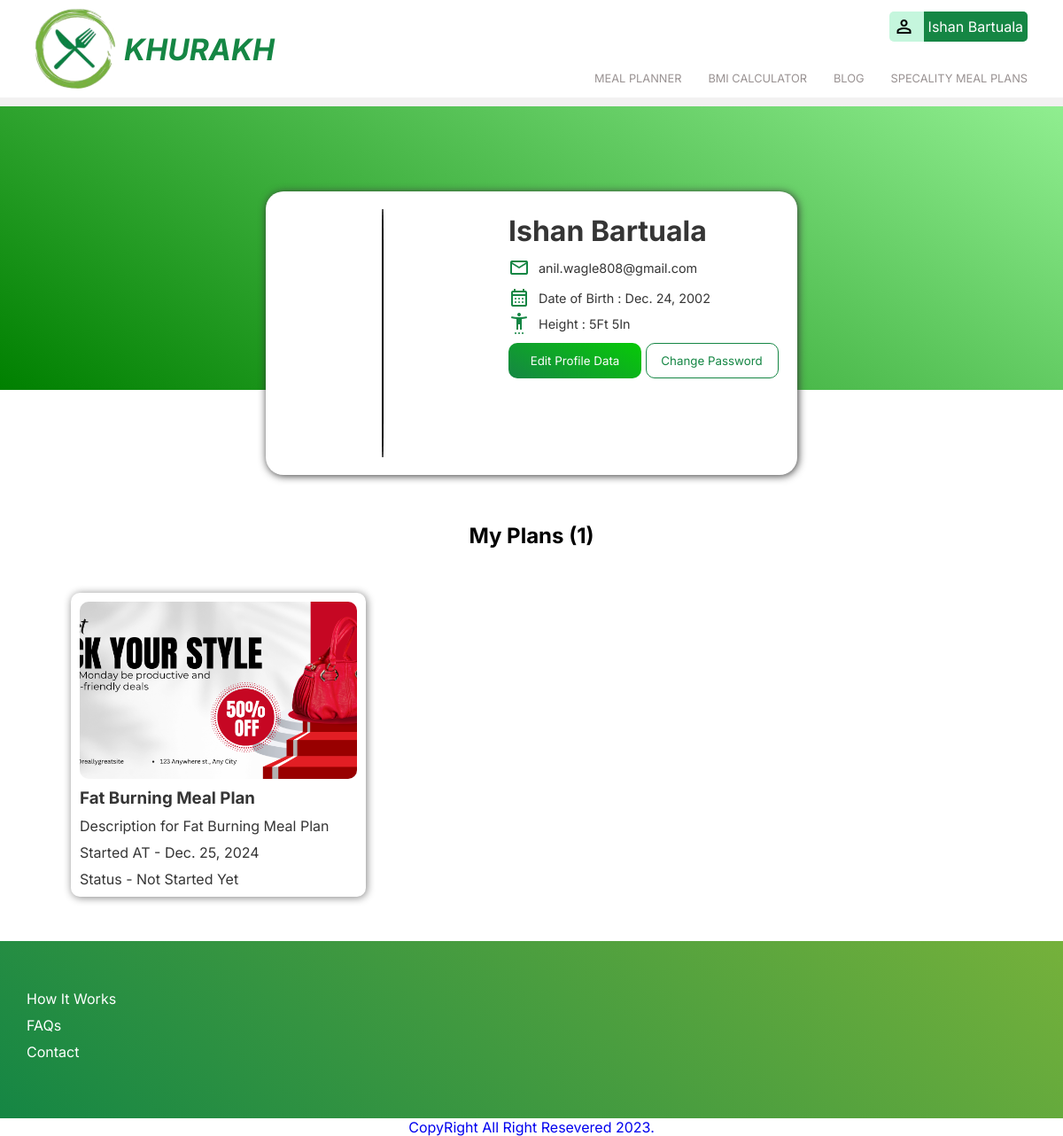
The page /profile/ (signed in) on the database as committed earlier.
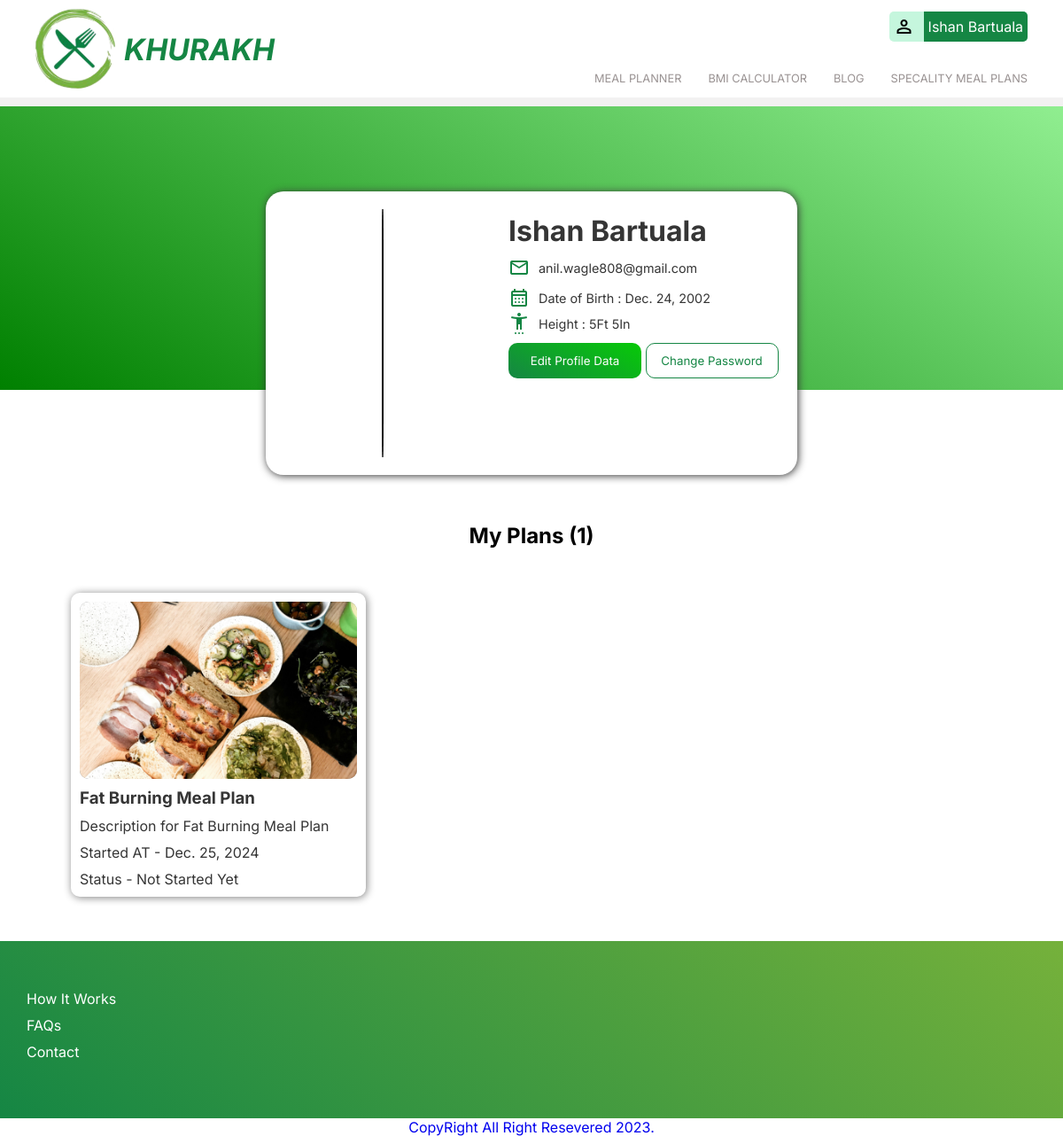
The same page on the database as committed later.
### mealplans/models.py (models this page shows, shortened)
class CustomerRegisteredPlan(models.Model):
    customer = models.ForeignKey(Customer,on_delete=models.CASCADE)
    plan = models.ForeignKey(MealPlan,on_delete=models.CASCADE)
    start_date = models.DateField()
    is_current_plan = models.BooleanField(default=False)
    is_expired = models.BooleanField(default=False)
    created_at = models.DateTimeField(auto_now_add=True)
    updated_at = models.DateTimeField(auto_now=True)

class MealPlan(models.Model):
    title = models.CharField(max_length=200)
    plan = models.ForeignKey(Plan,on_delete=models.CASCADE,related_name='meal_plans')
    image = models.ImageField(upload_to='images/plan/meal/',blank=True,null=True)
    health_level = models.IntegerField(choices=HealthLevelChoices.choices,null=True,blank=True)
    description = models.TextField(blank=True,null=True)
    is_popular = models.BooleanField(default=False)
    total_days = models.PositiveIntegerField()
    created_at = models.DateTimeField(auto_now_add=True)
    updated_at = models.DateTimeField(auto_now=True)

### mealplans/views.py (the view, shortened to what this page needs)
# urls.py: path('profile/',views.DashboardView.as_view(),name='profile'),
class DashboardView(View):
    template_name = 'profile/dashboard.html'
    def generate_day_month_year(self):
        days_list = list(range(1, 32))  # Days 1-31
        months_list = list(range(1, 13))  # Months 1-12
        current_year = datetime.now().year
        years_list = list(range(1900, current_year + 1))  # Years from 1900 to current year
        return {
            "days_list":days_list,
            "months_list":months_list,
            'years_list':years_list
        }
    def get(self,request):
        profile_data = get_object_or_404(Customer,user=request.user)
        dob_date = profile_data.dob
        dob = {
            'day': dob_date.day if dob_date else '',  # Extract day
            'month': dob_date.month if dob_date else '',  # Extract month
            'year': dob_date.year if dob_date else '',  # Extract year
        }
        date_options = self.generate_day_month_year()
        representation = {
            'first_name': profile_data.user.first_name,
            'last_name': profile_data.user.last_name,
            'email':profile_data.user.email,
            'gender':profile_data.gender,
            'age':profile_data.age,
            'date_of_birth':profile_data.dob,
            'dob': dob,
            'height_feet':profile_data.height_feet,
            'height_inch':profile_data.height_inches
        }
        my_plans = CustomerRegisteredPlan.objects.filter(customer=request.user.customer)
        plan_count = my_plans.count()
        context = {
            'profile_data':representation,
            'date_options':date_options,
            'my_plans':my_plans,
            'plans_count':plan_count,
        }
        return render(request,self.template_name,context)

### mealplans/templates/profile/dashboard.html (shortened to what this page needs)
{% extends 'main.html' %} {% block content %}
<div class="user_dashboard_container">
  <div class="profile_data_box primary-black">
    <div class="data_box">
        <div class="img_box">
        <img src="https://th.bing.com/th/id/R.5c946a3dd2d883c5b441d2b4ddd03279?rik=EDqSksNTjDHPWg&pid=ImgRaw&r=0" alt="">
        </div>
        <div class="data">
            <h1 class="text mt-5">{{profile_data.first_name}} {{profile_data.last_name}}</h1>
            <p class="mt-10"> <span class="icon material-symbols-outlined">
                </span>{{profile_data.email}}</p>
            <p class="mt-10"><span class=" icon material-symbols-outlined">
                </span>Date of Birth : {{profile_data.date_of_birth}}</p>
            <p class="mt-5"><span class="icon material-symbols-outlined">
                </span>Height : {{profile_data.height_feet}}Ft {{profile_data.height_inch}}In</p>
        <button class="global_btn mt-10" onclick="openProfileDialog()">Edit Profile Data</button>
        <button class="global_btn outline mt-10" onclick="openChangePassword()">Change Password</button>
        </div>
    </div>
  </div>
  <div class="my_meals">
    <h2 class="profile_plan_header">My Plans ({{plans_count}})</h2>
  {% if plans_count > 0 %}
  <div class="box_container">
    {% for content in my_plans %}
    <a href="{% url 'daily-plan-content' content.plan.id %}" class="content_box">
        <div class="img_box">
            <img src="{{content.plan.image.url}}" alt="">
        </div>
        <h3 class="content_header">{{content.plan.title}}</h3>
        <p class="short_description">{{content.plan.description}}</p>
        <p class="short_description">Started AT - {{content.start_date}}</p>
        {% if content.is_expired %}
          <p class="short_description">Status - Expired</p>
        {% else %}
        <p class="short_description">Status - Not Started Yet</p>
        {% endif %}
      {% endfor %}
</div>
{% else %}
<div class="no_plans_box">
  <h2>No Plans Registered Yet</h2>
  <a href="/meal-planner"><button class="global_btn">View Meals Plans</button></a>
  <a href="/bmi-calculator" class="mt-5 bmi_link">Calculate BMI and Get Personalized Recommendations</a>
</div>
{% endif %}
  </div>
</div>
{% endblock content %}

Rows that differ between the two databases and show on the page:
changed through a linked row, CustomerRegisteredPlan "Fat Burning Meal Plan": plan.image: a different picture
